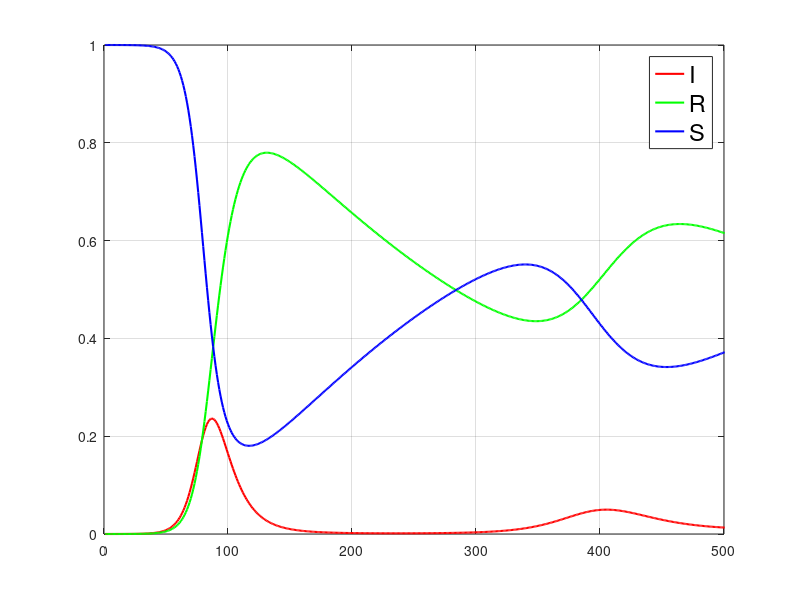
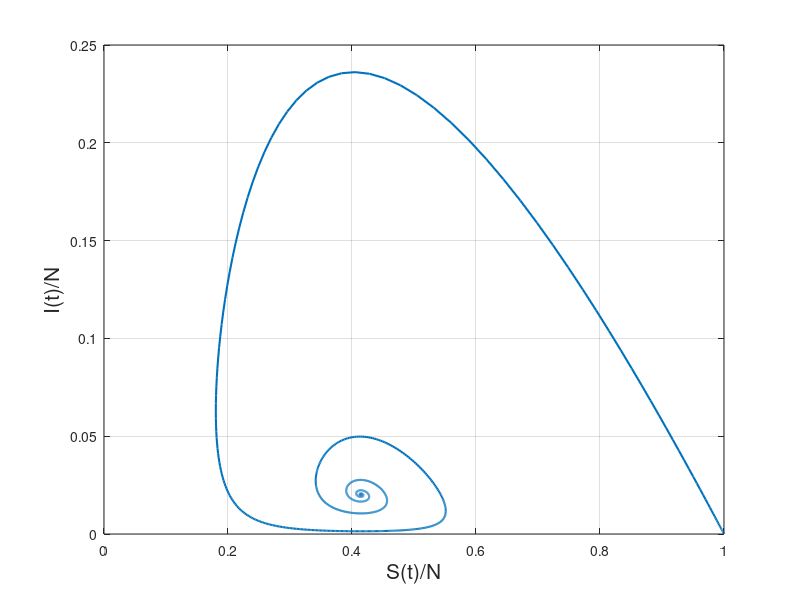
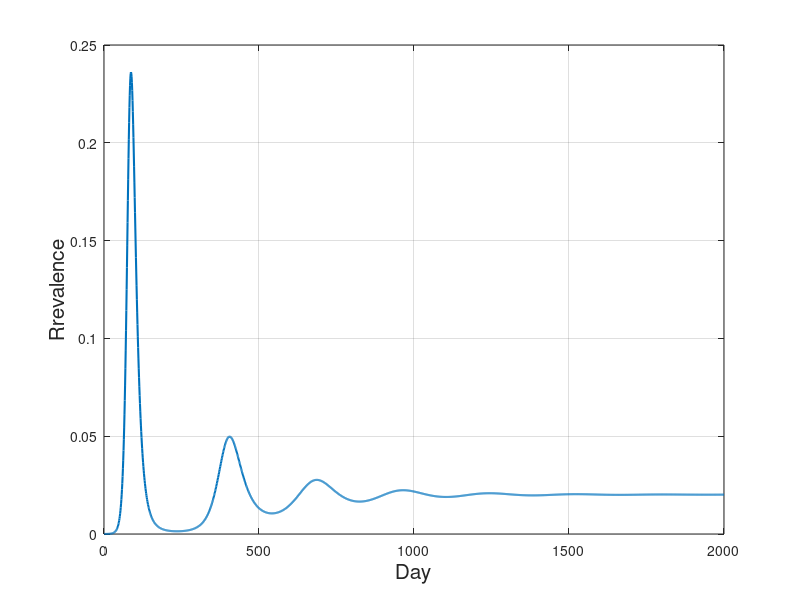
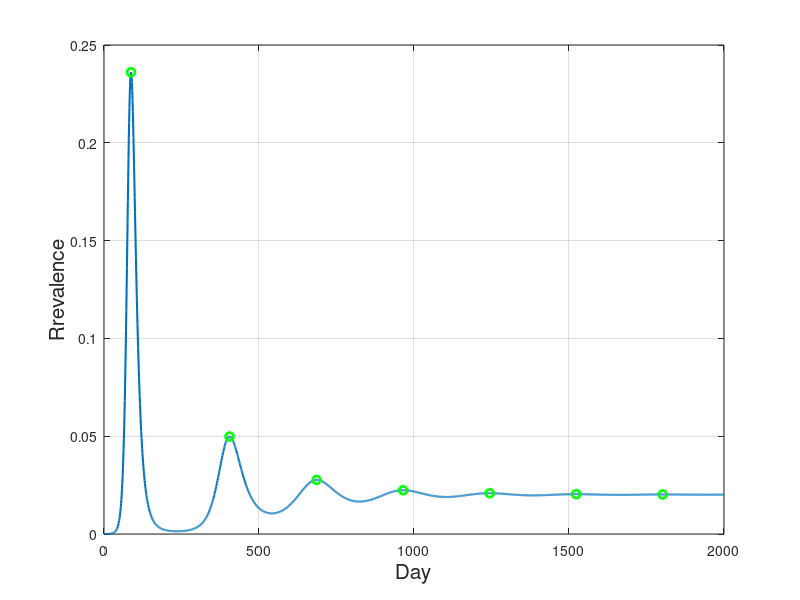

Write MATLAB code to recreate these figures, in order.
% In the SIR model we have 3 epidemiological classes: Susceptible, Infected and Removed individuals.
% SIR-mi.m - we are looking at a population with birth rate of mi.
clear all,close all
pkg load signal
dt=1;
N=10^6;			% The total population
beta=0.25;		% Number of contacts per day that are sufficient to spread the disease
gamma=1/10;		% Fraction of the infected group that will recover during any given day
I(1)=10;		% I(0) - initial number of infected individuals
S(1)=N-I(1);	% S(0) - initial number of susceptible individuals
mi=0.00356;		% birth rate and mortality rate 

% I(n) - number of infected individuals
% S(n) - number of susceptible individuals
for n=2:2000
	I(n) = I(n-1)+dt*I(n-1)*(beta*(S(n-1)/N)-gamma-mi);
    S(n) = S(n-1)+dt*(mi*N-beta*((S(n-1)*I(n-1))/N)-mi*S(n-1));
endfor

x=S/N;			% x - susceptible fraction of the population
y=I/N;			% y - infected fraction of the population
z=1-x-y;		% z - removed fraction of the population

vreme=1:1:2000;
figure 1, 
plot(vreme,y,"r","linewidth",1.5,
	 vreme,z,"g","linewidth",1.5,
	 vreme,x,"b","linewidth",1.5);
leg=legend("I","R","S")
set(leg,"fontsize",17);
axis([0 500 0 1])
grid on
hold on

figure 2,
plot(x,y,"linewidth",1.5);
xlabel('S(t)/N',"fontsize",15)
ylabel('I(t)/N',"fontsize",15)
grid on
hold on

figure 3,
plot(vreme,y,"linewidth",1.5);
xlabel('Day',"fontsize",15)
ylabel('Rrevalence',"fontsize",15)
grid on
hold on

[pks,loc]=findpeaks(y);
[pk ipk]=max(pks)
maxI=pk			% infected population at the peak of the epidemic
Tstar=loc(ipk)	% time where the epidemic reaches its peak
Rinf=z(2000)	% removed population after the epidemic

figure 4,
plot(vreme,y,"linewidth",1.5,
	 loc,pks,"go","linewidth",2);
xlabel('Day',"fontsize",15)
ylabel('Rrevalence',"fontsize",15)
grid on
hold on